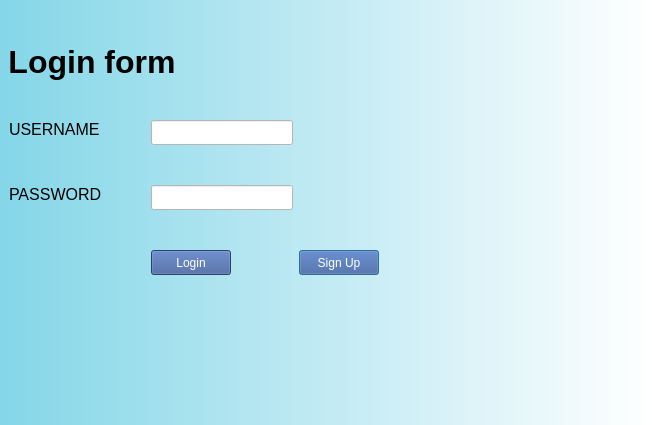
<?xml version="1.0" encoding="UTF-8"?>
<ui version="4.0">
 <class>DialogLogin</class>
 <widget class="QDialog" name="DialogLogin">
  <property name="geometry">
   <rect>
    <x>0</x>
    <y>0</y>
    <width>652</width>
    <height>425</height>
   </rect>
  </property>
  <property name="sizePolicy">
   <sizepolicy hsizetype="Fixed" vsizetype="Fixed">
    <horstretch>0</horstretch>
    <verstretch>0</verstretch>
   </sizepolicy>
  </property>
  <property name="windowTitle">
   <string>Dialog</string>
  </property>
  <property name="styleSheet">
   <string notr="true">QDialog {
background-color:qlineargradient(spread:pad, x1:0, y1:0, x2:1, y2:0, stop:0 rgba(132, 214, 232, 255), stop:1 rgba(255, 255, 255, 255));

}

QLineEdit#username_lineEdit{
		background-color:#3B5998;
/*
	Ainsi le noir voit les feuilles de style avec Qt creator
	Il est a souligner que les feuille de style définies ici dans le la feulle de style du grand sont relegués au second plan si les ces mêmes propriété se repète dans une feuille de style du widget fille.
Ici la feuille de style s'édite comme dans une feuille de style ordinaire.
Les commentaire 
Les selection selon les nom se font avec les noms des wigdet et selon les id en à travers les nom des variable associées aux widgets.
*/
		background-color:rgb(255, 255, 255);



}

QLineEdit {

				background-color:rgb(255, 255, 255);
					}



QPushButton{
			background-color: #3B5998;
			/* Ici j'ai défini les backgroung de tous les boutons mais pour la couleur du text de leur contenu je l'ai défini dans une feuille de style propre à chaque bouton
*/
			}</string>
  </property>
  <widget class="QLabel" name="username_label">
   <property name="geometry">
    <rect>
     <x>9</x>
     <y>120</y>
     <width>92</width>
     <height>19</height>
    </rect>
   </property>
   <property name="font">
    <font>
     <pointsize>12</pointsize>
     <weight>50</weight>
     <bold>false</bold>
    </font>
   </property>
   <property name="text">
    <string>USERNAME :</string>
   </property>
  </widget>
  <widget class="QLabel" name="password_label">
   <property name="geometry">
    <rect>
     <x>9</x>
     <y>185</y>
     <width>93</width>
     <height>19</height>
    </rect>
   </property>
   <property name="font">
    <font>
     <pointsize>12</pointsize>
    </font>
   </property>
   <property name="text">
    <string>PASSWORD :</string>
   </property>
  </widget>
  <widget class="QLabel" name="panel_label">
   <property name="geometry">
    <rect>
     <x>9</x>
     <y>43</y>
     <width>166</width>
     <height>37</height>
    </rect>
   </property>
   <property name="sizePolicy">
    <sizepolicy hsizetype="Fixed" vsizetype="Fixed">
     <horstretch>0</horstretch>
     <verstretch>0</verstretch>
    </sizepolicy>
   </property>
   <property name="font">
    <font>
     <pointsize>24</pointsize>
     <weight>75</weight>
     <bold>true</bold>
    </font>
   </property>
   <property name="text">
    <string>Login form</string>
   </property>
   <property name="alignment">
    <set>Qt::AlignCenter</set>
   </property>
  </widget>
  <widget class="QLineEdit" name="username_lineEdit">
   <property name="geometry">
    <rect>
     <x>151</x>
     <y>120</y>
     <width>142</width>
     <height>25</height>
    </rect>
   </property>
   <property name="sizePolicy">
    <sizepolicy hsizetype="Fixed" vsizetype="Fixed">
     <horstretch>0</horstretch>
     <verstretch>0</verstretch>
    </sizepolicy>
   </property>
   <property name="styleSheet">
    <string notr="true"/>
   </property>
  </widget>
  <widget class="QLineEdit" name="password_lineEdit">
   <property name="geometry">
    <rect>
     <x>151</x>
     <y>185</y>
     <width>142</width>
     <height>25</height>
    </rect>
   </property>
   <property name="sizePolicy">
    <sizepolicy hsizetype="Fixed" vsizetype="Fixed">
     <horstretch>0</horstretch>
     <verstretch>0</verstretch>
    </sizepolicy>
   </property>
   <property name="styleSheet">
    <string notr="true"/>
   </property>
  </widget>
  <widget class="QPushButton" name="signup_btn">
   <property name="geometry">
    <rect>
     <x>299</x>
     <y>250</y>
     <width>80</width>
     <height>25</height>
    </rect>
   </property>
   <property name="styleSheet">
    <string notr="true">color:#fff;</string>
   </property>
   <property name="text">
    <string>Sign Up</string>
   </property>
  </widget>
  <widget class="QPushButton" name="login_btn">
   <property name="geometry">
    <rect>
     <x>151</x>
     <y>250</y>
     <width>80</width>
     <height>25</height>
    </rect>
   </property>
   <property name="styleSheet">
    <string notr="true">color:rgb(255, 255, 255);

/*
border:none;
C'est pas idéal d'enlever la bordure
*/</string>
   </property>
   <property name="text">
    <string>Login</string>
   </property>
  </widget>
 </widget>
 <resources/>
 <connections/>
</ui>
